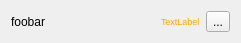
<?xml version="1.0" encoding="UTF-8"?>
<ui version="4.0">
 <class>PresetListItemWidget</class>
 <widget class="QWidget" name="PresetListItemWidget">
  <property name="geometry">
   <rect>
    <x>0</x>
    <y>0</y>
    <width>241</width>
    <height>42</height>
   </rect>
  </property>
  <property name="windowTitle">
   <string>Form</string>
  </property>
  <layout class="QHBoxLayout" name="horizontalLayout">
   <item>
    <widget class="QLabel" name="text">
     <property name="text">
      <string>foobar</string>
     </property>
    </widget>
   </item>
   <item>
    <spacer name="horizontalSpacer">
     <property name="orientation">
      <enum>Qt::Horizontal</enum>
     </property>
     <property name="sizeHint" stdset="0">
      <size>
       <width>40</width>
       <height>20</height>
      </size>
     </property>
    </spacer>
   </item>
   <item>
    <widget class="QLabel" name="readOnlyText">
     <property name="font">
      <font>
       <pointsize>7</pointsize>
      </font>
     </property>
     <property name="styleSheet">
      <string notr="true">color:orange;</string>
     </property>
     <property name="text">
      <string>TextLabel</string>
     </property>
    </widget>
   </item>
   <item>
    <widget class="QToolButton" name="toolButton">
     <property name="text">
      <string>...</string>
     </property>
    </widget>
   </item>
  </layout>
 </widget>
 <resources/>
 <connections/>
</ui>
